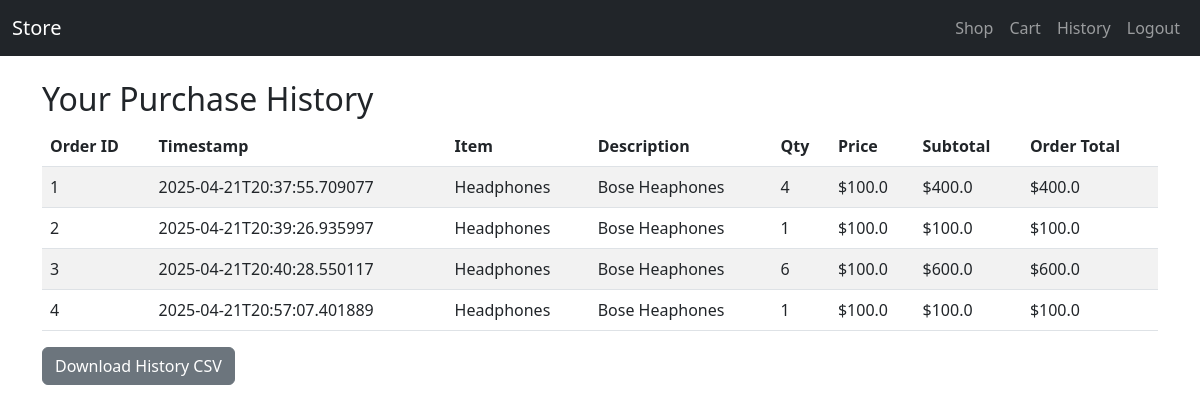
The app's page /history (signed in) with its own data.
### tables this page shows
CREATE TABLE purchases (
        id INTEGER PRIMARY KEY AUTOINCREMENT,
        user_id INTEGER NOT NULL,
        timestamp TEXT NOT NULL,
        total REAL NOT NULL,
        FOREIGN KEY(user_id) REFERENCES users(id)
    );

CREATE TABLE purchase_items (
        id INTEGER PRIMARY KEY AUTOINCREMENT,
        purchase_id INTEGER NOT NULL,
        item_id INTEGER NOT NULL,
        quantity INTEGER NOT NULL,
        price REAL NOT NULL,
        FOREIGN KEY(purchase_id) REFERENCES purchases(id),
        FOREIGN KEY(item_id) REFERENCES inventory(id)
    );

CREATE TABLE inventory (
        id INTEGER PRIMARY KEY AUTOINCREMENT,
        name TEXT NOT NULL,
        description TEXT,
        price REAL NOT NULL,
        quantity INTEGER NOT NULL
    );

### app.py (the view)
@app.route('/history')
@login_required
@role_required('customer')
def history():
    db=get_db();c=db.cursor();purchases=[]
    c.execute("SELECT id,timestamp,total FROM purchases WHERE user_id=?",(session['user_id'],))
    for pid,ts,tot in c.fetchall():
        c.execute(
            "SELECT i.name,i.description,pi.quantity,pi.price FROM purchase_items pi JOIN inventory i ON pi.item_id=i.id WHERE pi.purchase_id=?",
            (pid,)
        )
        entries=c.fetchall(); purchases.append({'id':pid,'timestamp':ts,'total':tot,'entries':entries})
    db.close(); return render_template('history.html', purchases=purchases)

### app.py (called while the page is built)
def get_db():
    return sqlite3.connect(DB)

def login_required(f):
    @wraps(f)
    def wrapper(*args, **kwargs):
        if 'user_id' not in session:
            flash('Please log in.')
            return redirect(url_for('login'))
        return f(*args, **kwargs)
    return wrapper

def role_required(*roles):
    def decorator(f):
        @wraps(f)
        def wrapper(*args, **kwargs):
            if session.get('role') not in roles:
                flash('Access denied.')
                return redirect(url_for('index'))
            return f(*args, **kwargs)
        return wrapper
    return decorator

### templates/history.html (shortened to what this page needs)
{% extends "base.html" %}
{% block content %}
  <h2>Your Purchase History</h2>
  <table class="table table-striped">
    <thead>
      <tr>
        <th>Order ID</th>
        <th>Timestamp</th>
        <th>Item</th>
        <th>Description</th>
        <th>Qty</th>
        <th>Price</th>
        <th>Subtotal</th>
        <th>Order Total</th>
      </tr>
    </thead>
    <tbody>
    {% for p in purchases %}
      {% for name, desc, qty, price in p.entries %}
        <tr>
          {% if loop.first %}
            <td rowspan="{{ p.entries|length }}">{{ p.id }}</td>
            <td rowspan="{{ p.entries|length }}">{{ p.timestamp }}</td>
          {% endif %}
          <td>{{ name }}</td>
          <td>{{ desc }}</td>
          <td>{{ qty }}</td>
          <td>${{ price|round(2) }}</td>
          <td>${{ (qty*price)|round(2) }}</td>
          {% if loop.first %}
            <td rowspan="{{ p.entries|length }}">${{ p.total|round(2) }}</td>
          {% endif %}
        </tr>
      {% endfor %}
    {% endfor %}
    </tbody>
  </table>
  <p>
    <a class="btn btn-secondary" href="{{ url_for('history_csv') }}">
      Download History CSV
    </a>
  </p>
{% endblock %}

### templates/base.html (shortened to what this page needs)
<!doctype html>
<html lang="en">
  <head>
    <link href="https://cdn.jsdelivr.net/npm/bootstrap@5.3.0/dist/css/bootstrap.min.css" rel="stylesheet">
  </head>
  <body>
    <nav class="navbar navbar-expand-lg navbar-dark bg-dark">
      <div class="container-fluid">
        <a class="navbar-brand" href="{{ url_for('index') }}">Store</a>
        <ul class="navbar-nav ms-auto">
          {% if session.role == 'customer' %}
            <li class="nav-item"><a class="nav-link" href="{{ url_for('shop') }}">Shop</a></li>
            <li class="nav-item"><a class="nav-link" href="{{ url_for('cart') }}">Cart</a></li>
            <li class="nav-item"><a class="nav-link" href="{{ url_for('history') }}">History</a></li>
            <li class="nav-item"><a class="nav-link" href="{{ url_for('logout') }}">Logout</a></li>
          {% else %}
            <li class="nav-item"><a class="nav-link" href="{{ url_for('login') }}">Login</a></li>
            <li class="nav-item"><a class="nav-link" href="{{ url_for('register') }}">Register</a></li>
            <li class="nav-item"><a class="nav-link" href="{{ url_for('manager_login') }}">Manager</a></li>
          {% endif %}
        </ul>
      </div>
    </nav>
    <div class="container mt-4">
      {% block content %}{% endblock %}
    </div>
  </body>
</html>

### records on screen
purchases: id "1", timestamp "2025-04-21T20:37:55.709077", total "400.0"
purchase_items: name "Headphones", description "Bose Heaphones", quantity "4", price "100.0", (qty*price)|round(2) "400.0"
purchases: id "2", timestamp "2025-04-21T20:39:26.935997", total "100.0"
purchase_items: name "Headphones", description "Bose Heaphones", quantity "1", price "100.0", (qty*price)|round(2) "100.0"
purchases: id "3", timestamp "2025-04-21T20:40:28.550117", total "600.0"
purchase_items: name "Headphones", description "Bose Heaphones", quantity "6", price "100.0", (qty*price)|round(2) "600.0"
purchases: id "4", timestamp "2025-04-21T20:57:07.401889", total "100.0"
purchase_items: name "Headphones", description "Bose Heaphones", quantity "1", price "100.0", (qty*price)|round(2) "100.0"
